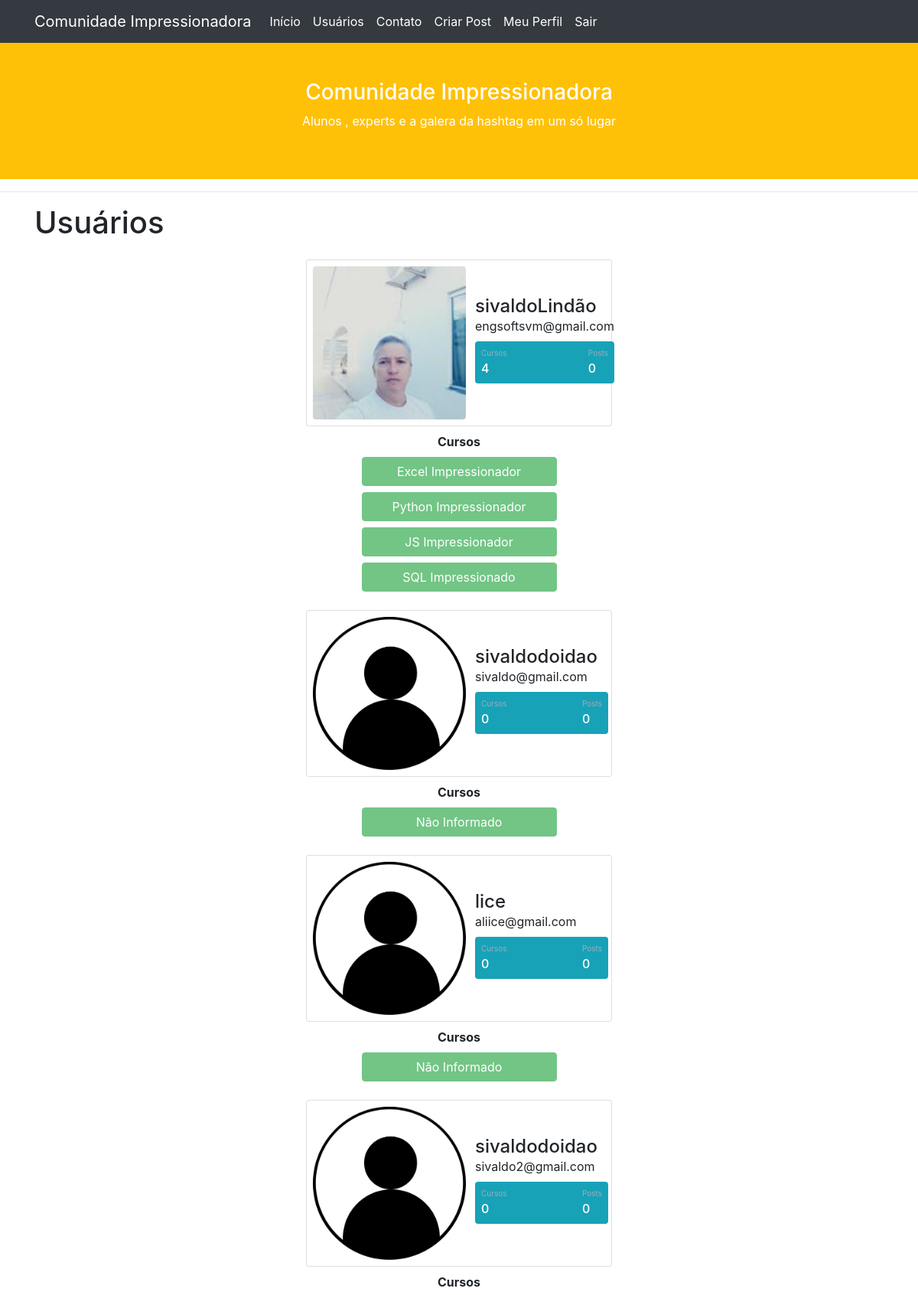
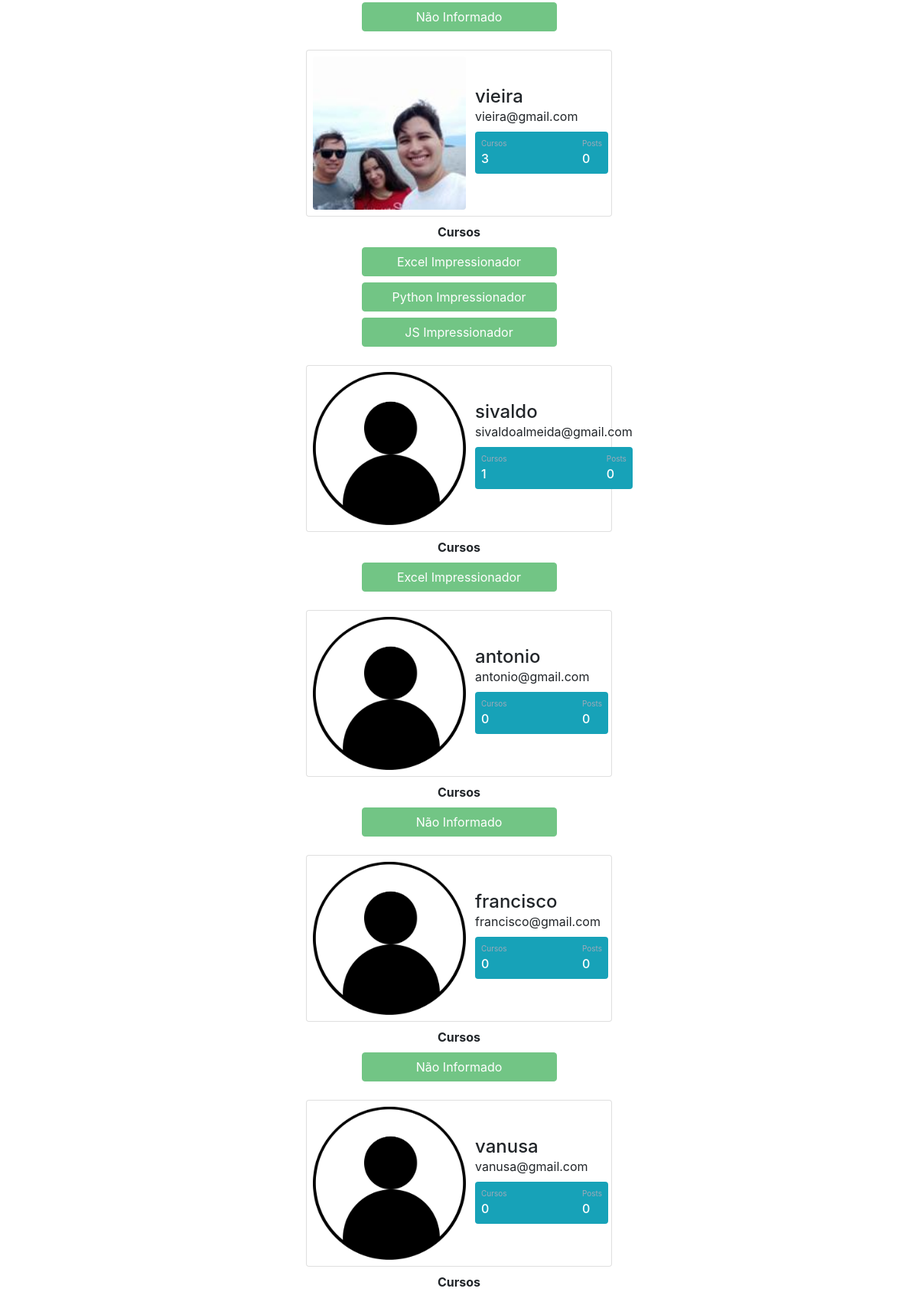
The page /usuarios (signed in, upper part) on the database its author committed (2 pictures, top to bottom).
### comunidadeimpressionadora/models.py (models this page shows)
class Usuarios(database.Model, UserMixin):
    id = database.Column(database.Integer, primary_key=True)
    username = database.Column(database.String, nullable=False)
    email = database.Column(database.String, nullable=False, unique=True)
    senha = database.Column(database.String(80), nullable=False)
    foto_perfil = database.Column(database.String, default='default.jpg')
    posts = database.relationship('Post', backref='autor', lazy=True)
    cursos = database.Column(database.String, nullable=False, default='Não Informado')

### comunidadeimpressionadora/routes.py (the view)
@app.route('/usuarios')  # página de usuários
@login_required
def usuarios():  # o primeiro parâmetro (lista_usuarios) vai para a página HTML
    foto_perfil = url_for('static', filename='fotos_perfil/{}'.format(current_user.foto_perfil))
    lista_usuarios = Usuarios.query.all()
    return render_template('usuarios.html', lista_usuarios=lista_usuarios)  # o segundo é a variável da lista

### comunidadeimpressionadora/models.py (called while the page is built)
@login_manager.user_loader
def load_usuarios(id_usuarios):
    return Usuarios.query.get(int(id_usuarios))

### comunidadeimpressionadora/templates/usuarios.html (shortened to what this page needs)
{% extends 'base.html' %}
{% block body %}
    <div class="container">
        <h1>Usuários</h1>
        {% for usuario in lista_usuarios %}
        <div class="container mt-4 d-flex justify-content-center">
            <div class="card p-1">
                 <div class="d-flex align-items-center">
                        <div class="image p-1">
                            <img src="{{ url_for('static', filename='fotos_perfil/{}'.format(usuario.foto_perfil)) }}" class="rounded"  width="180" height="140">
                        </div>
                    <div class="ml-2 w-100">
                       <h4 class="mb-0 mt-0">{{ usuario.username }}</h4><span>{{ usuario.email }} </span>
               <div class="p-2 mt-2 mb-2 bg-info d-flex justify-content-between rounded text-white stats">
                   {% if 'Não Informado' in usuario.cursos %}
                        <div class="d-flex flex-column">
                            <span class="articles">Cursos</span><span class="number1">0</span>
                        </div>
                   {% else %}
                        <div class="d-flex flex-column">
                            <span class="articles">Cursos</span><span class="number1">{{ usuario.cursos.count(';') + 1 }}</span>
                        </div>
                   {% endif %}
                    <div class="d-flex flex-column">
                        <span class="rating">Posts</span><span class="number3">0</span>
                    </div>
               </div>
               </div>
            </div>
       </div>
  </div>
<div class="row justify-content-center">
    <div class="col col-3 pt-2" style="text-align: center" >
        <strong>Cursos</strong> <br>
        {% for curso in usuario.cursos.split(';') %}
             <button type="button" class="btn btn-success mt-2 btn-block  " disabled>{{ curso }}</button>
        {% endfor %}
    </div>
</div>
        {% endfor %}
    </div>
{% endblock %}

### comunidadeimpressionadora/static/style.css (style rules this page uses)
.card { width: 400px; border: none; border-radius: 10px; background-color: #008B8B; }
.stats { background: #f2f5f8 !important; color: #000 !important; }
.articles { font-size:10px; color: #a1aab9; }
.number1 { font-weight:500; }
.rating { font-size:10px; color: #a1aab9; }
.number3 { font-weight:500; }
.image img { width: 200px; height: 200px; object-fit: cover; }

### rows shown on the page
Usuarios: foto_perfil (picture), username "sivaldoLindão", email "engsoftsvm@gmail.com", cursos "4", curso "Excel Impressionador" "Python Impressionador" "JS Impressionador" "SQL Impressionado"
Usuarios: foto_perfil (placeholder picture), username "sivaldodoidao", email "sivaldo@gmail.com", shows "Cursos", cursos "Não Informado"
Usuarios: foto_perfil (placeholder picture), username "lice", email "aliice@gmail.com", shows "Cursos", cursos "Não Informado"
Usuarios: foto_perfil (placeholder picture), username "sivaldodoidao", email "sivaldo2@gmail.com", shows "Cursos", cursos "Não Informado"
Usuarios: foto_perfil (picture), username "vieira", email "vieira@gmail.com", cursos "3", curso "Excel Impressionador" "Python Impressionador" "JS Impressionador"
Usuarios: foto_perfil (placeholder picture), username "sivaldo", email "sivaldoalmeida@gmail.com", cursos "1", cursos "Excel Impressionador"
Usuarios: foto_perfil (placeholder picture), username "antonio", email "antonio@gmail.com", shows "Cursos", cursos "Não Informado"
Usuarios: foto_perfil (placeholder picture), username "francisco", email "francisco@gmail.com", shows "Cursos", cursos "Não Informado"
Usuarios: foto_perfil (placeholder picture), username "vanusa", email "vanusa@gmail.com", cursos "Cursos"
